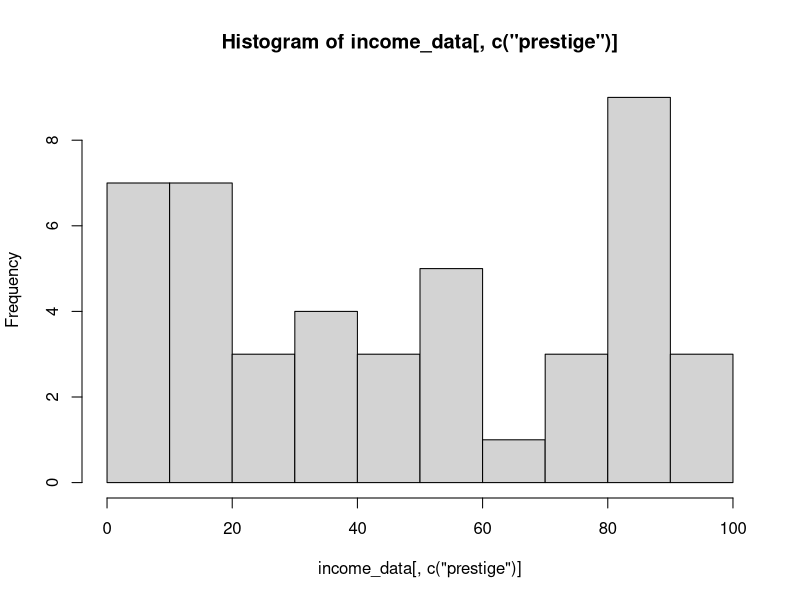
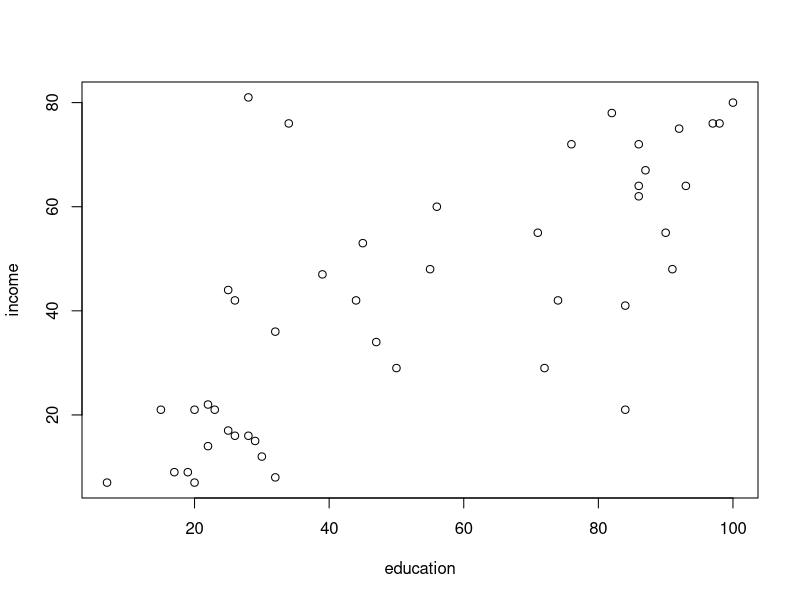

Source code (R) for these figures, in order:
# ------------------------------------------------------------------
# File Name: snyderse2-exercise3.R
# Project Name: Data Analytics Exercise 3
# Author: Shay Snyder snyderse2@etsu.edu
# Date Created: February 8, 2019
# -----------------------------------------------------------------------------

# import library that contains methodology to calculate p-values
library(Hmisc)


# import data from income_data.csv
income_data = read.csv(file = 'income_data.csv') # import data from income_data.csv

# show the summary of income_data
print(summary(income_data))

# show histogram of prestige
hist(income_data[,c("prestige")])

# plot income and education
plot(income_data[,c("education", "income")])

# calc standard deviation and variance
income_var = var(income_data[,c("income")])
income_sd = sd(income_data[,c("income")])

# show the var and sd of income
paste("Income Variance: ", income_var)
paste("Income Deviation: ", income_sd)


# create a matrix that contains income and education
income_edu = as.matrix(income_data[,c("income","education")])

# display their correlation
print(rcorr(income_edu, type="pearson"))
